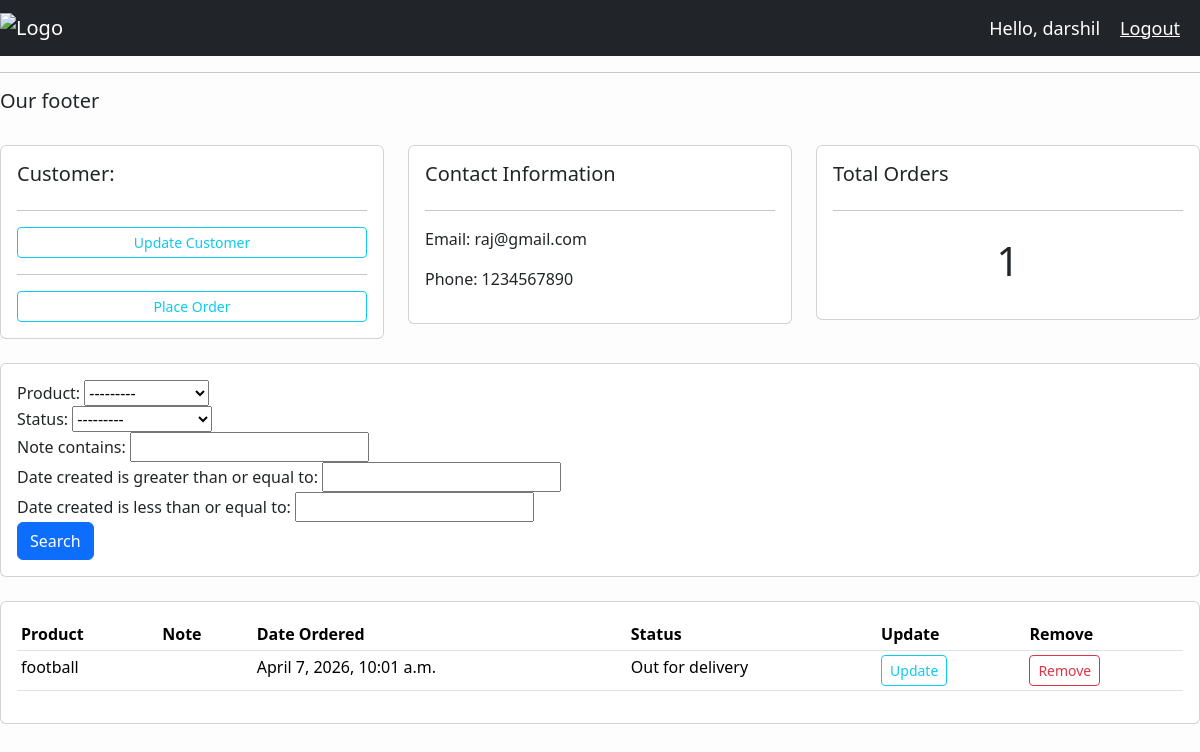
/customer/1/ (signed in), run on the app's committed database.
### accounts/models.py (models this page shows, shortened)
class Customer(models.Model):
    user = models.OneToOneField(User, null=True, blank=True, on_delete=models.CASCADE)
    name = models.CharField(max_length=200,null=True)
    email = models.CharField(max_length=200,null=True)
    phone = models.CharField(max_length=200,null=True)
    date_created = models.DateTimeField(auto_now_add=True)

class Order(models.Model):
    STATUS  = (
        ('Pending','Pending'),
        ('Out for delivery','Out for delivery'),
        ('Delivered','Delivered'),
    )
    customer = models.ForeignKey(Customer,null=True,on_delete=models.SET_NULL)
    product = models.ForeignKey(Product,null=True,on_delete=models.SET_NULL)
    date_created = models.DateTimeField(auto_now_add=True)
    status = models.CharField(max_length=200,null=True,choices=STATUS)
    note = models.CharField(max_length=1000,null=True)

class Product(models.Model):
    CATEGORY = (
        ('Indoor','Indoor'),
        ('Out Door','Out Door'),
    )
    name = models.CharField(max_length=200,null=True)
    price = models.FloatField(null=True)
    category = models.CharField(max_length=200,null=True)
    description = models.CharField(max_length=200,null=True, blank=True)
    date_created = models.DateTimeField(auto_now_add=True)
    tags = models.ManyToManyField(Tag)
    def __str__(self):
        return self.name

### accounts/views.py (the view)
# urls.py: path('customer/<str:pk>/', views.customer, name='customer'),
@login_required(login_url='login')
def customer(request, pk):
    customer = Customer.objects.get(id=pk)
    orders = customer.order_set.all()
    orders_count = orders.count()
    myFilter = OrderFilter(request.GET, queryset=orders)
    orders = myFilter.qs
    context = {
        'customer': customer,
        'orders': orders,
        'orders_count': orders_count,
        'myFilter': myFilter
    }
    return render(request, 'accounts/customer.html', context)

### accounts/templates/accounts/customer.html (shortened to what this page needs)
{% include 'accounts/main.html' %}
{% block content %}
{% load static %}
<div class="row">
    <div class="col-md">
        <div class="card card-body">
            <h5>Customer:</h5>
            <hr>
            <a class="btn btn-outline-info btn-sm btn-block" href="">Update Customer</a>
            <hr>
            <a class="btn btn-outline-info btn-sm btn-block" href="{% url 'create_order' customer.id %}">Place Order</a>
        </div>
    </div>
    <div class="col-md">
        <div class="card card-body">
            <h5>Contact Information</h5>
            <hr>
            <p>Email: {{ customer.email }}</p>
            <p>Phone: {{ customer.phone }}</p>
        </div>
    </div>
    <div class="col-md">
        <div class="card card-body">
            <h5>Total Orders</h5>
            <hr>
            <h1 style="text-align: center; padding: 10px">{{ orders_count }}</h1>
        </div>
    </div>
</div>
<div class="row">
    <div class="col">
        <div class="card card-body">
                <form method="get">
                    {{myFilter.form}}
                    <button class="btn btn-primary" type="submit">Search</button>
                </form>
            </div>
        </div>
    </div>
<div class="row">
    <div class="col-md">
        <div class="card card-body">
            <table class="table table-sm">
                <tr>
                    <th>Product</th>
                    <th>Note</th>
                    <th>Date Ordered</th>
                    <th>Status</th>
                    <th>Update</th>
                    <th>Remove</th>
                </tr>
                    {% for order in orders %}
                <tr>
                    <td>{{order.product.name}}</td>
                    <td>{{order.Note}}</td>
                    <td>{{order.date_created}}</td>
                    <td>{{order.status}}</td>
                    <td><a class="btn btn-outline-info btn-sm" href="#">Update</a></td>
                    <td><a class="btn btn-outline-danger btn-sm" href="#">Remove</a ></td>
                </tr>
                    {% endfor %}
            </table>
        </div>
    </div>
</div>
{% endblock content %}

### accounts/templates/accounts/navbar.html (shortened to what this page needs)
{% load static %}
<nav class="navbar navbar-expand-lg navbar-dark bg-dark">
  <img src="{% static 'images/logo.png' %}" alt="Logo" class="navbar-brand">
<span class="hello-msg">Hello, {{ request.user }}</span>
    <span><a class="hello-msg" href="{% url 'logout' %}">Logout</a></span>
</nav>

### static/css/main.css (style rules this page uses)
body { background-color: rgb(253, 253, 253); }

### accounts/templates/accounts/navbar.html (style rules this page uses)
.hello-msg { font-size: 18px; color: #fff; margin-right: 20px; }

### data on the page
Customer: email "raj@gmail.com", phone "1234567890"
Order: product.name "football", date_created "April 7, 2026, 10:01 a.m.", status "Out for delivery"

### other printed values
{{ request.user }} "darshil"
{{ orders_count }} "1"
